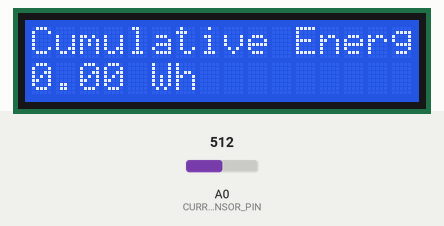
This sketch was run on a simulated Arduino Uno, built with avr-gcc and run on an emulated ATmega328P. Shown: 16×2 character LCD. The test bench sets the inputs (shaded band); at power-on: A0 (CURRENT_SENSOR_PIN) = 512. EEPROM starts erased; no radio packets arrive unless stated; what the sketch prints to the serial monitor is not drawn.

Above: at 1.3 s.
1.4 s: A0 (CURRENT_SENSOR_PIN) set to 0
5.7 s: A0 (CURRENT_SENSOR_PIN) set to 122
At 7.1 s:
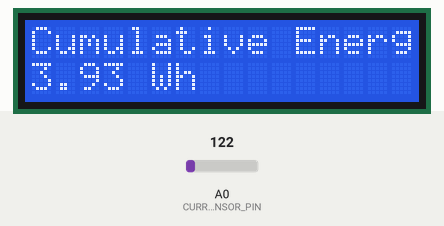
9.4 s: A0 (CURRENT_SENSOR_PIN) set to 306
At 10.9 s:
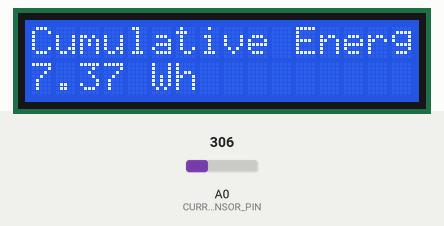
Timing chart, 0 to 12.4 s (numbered marks = the images above; inputs shaded):
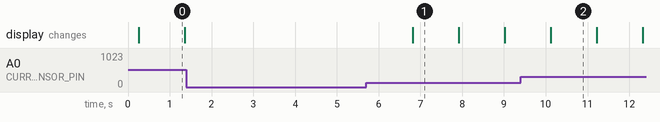

Measured:
- after the input at 1.4 s, every drawn part: stays the same
- after the input at 5.7 s, the display: changes after 1.1 s (image 1)
- what the display in image 0 shows lasts 1.1 s, from 0.3 s to 1.4 s

The sketch:

EDAI_Sender.ino
```cpp
#include <SPI.h>
#include <LoRa.h>
#include <Wire.h>
#include <LiquidCrystal_I2C.h>
#include <EEPROM.h>

// Pin and hardware configurations
#define CURRENT_SENSOR_PIN A0
#define BURDEN_RESISTOR 0.033
#define VOLTAGE_REFERENCE 5.0
#define CALIBRATION_FACTOR 0.6
#define SUPPLY_VOLTAGE 230.0

#define LORA_SS_PIN 10
#define LORA_RST_PIN 9
#define LORA_DIO0_PIN 2
#define LORA_BAND 433E6

#define EEPROM_ADDRESS 0
#define ENERGY_THRESHOLD 0.01 // Threshold for EEPROM update

LiquidCrystal_I2C lcd(0x27, 16, 2); // LCD with I2C address 0x27

float cumulativeEnergy = 0.0;
float previousCumulativeEnergy = 0.0;

// Function to read current from the sensor
float getCurrent() {
  int rawValue = analogRead(CURRENT_SENSOR_PIN);
  float voltage = (rawValue * VOLTAGE_REFERENCE) / 1023.0;
  float currentInAmperes = (voltage / BURDEN_RESISTOR) * CALIBRATION_FACTOR;
  return currentInAmperes * 1000; // Convert to mA
}

// EEPROM utility functions
void EEPROM_writeFloat(int address, float value) {
  byte* data = (byte*)(void*)&value;
  for (int i = 0; i < sizeof(value); i++) {
    EEPROM.write(address + i, data[i]);
  }
}

float EEPROM_readFloat(int address) {
  float value = 0.0;
  byte* data = (byte*)(void*)&value;
  for (int i = 0; i < sizeof(value); i++) {
    data[i] = EEPROM.read(address + i);
  }
  return value;
}

void initializeEEPROM() {
  float initialValue = 0.0;
  EEPROM_writeFloat(EEPROM_ADDRESS, initialValue);
  Serial.println("EEPROM initialized with default value: 0.0");
}

void setup() {
  Serial.begin(9600);
  lcd.begin(16, 2);
  lcd.backlight();

  // Read cumulative energy from EEPROM
  cumulativeEnergy = EEPROM_readFloat(EEPROM_ADDRESS);

  // Check for invalid or out-of-range values
  if (isnan(cumulativeEnergy) || cumulativeEnergy < 0.0 || cumulativeEnergy > 10000.0) {
    cumulativeEnergy = 0.0;
    initializeEEPROM();
    Serial.println("Invalid EEPROM value detected. Reset to 0.0.");
  }

  Serial.print("Cumulative Energy Initialized: ");
  Serial.println(cumulativeEnergy, 4);

  // Initialize LoRa module
  LoRa.setPins(LORA_SS_PIN, LORA_RST_PIN, LORA_DIO0_PIN);
  if (!LoRa.begin(LORA_BAND)) {
    Serial.println("Failed to initialize LoRa.");
    while (1);
  }
}

void loop() {
  // Measure current and calculate power
  float current = getCurrent();
  float currentInAmperes = current / 1000.0;
  float power = currentInAmperes * SUPPLY_VOLTAGE;

  // Calculate elapsed time for energy computation
  static unsigned long previousMillis = millis();
  unsigned long currentMillis = millis();
  unsigned long elapsedTime = currentMillis - previousMillis;

  // Calculate energy consumed in this period
  float energyConsumed = (power * (elapsedTime / 1000.0)) / 3600.0; // Convert to Wh
  cumulativeEnergy += energyConsumed;

  // Send cumulative energy via LoRa
  String dataToSend = String(cumulativeEnergy, 2);
  LoRa.beginPacket();
  LoRa.print(dataToSend);
  LoRa.endPacket();

  // Debugging output
  Serial.print("Current: ");
  Serial.print(current, 2);
  Serial.print(" mA, Power: ");
  Serial.print(power, 2);
  Serial.print(" W, Cumulative Energy: ");
  Serial.println(cumulativeEnergy, 4);

  // Update LCD display
  lcd.clear();
  lcd.setCursor(0, 0);
  lcd.print("Cumulative Energy:");
  lcd.setCursor(0, 1);
  lcd.print(cumulativeEnergy, 2);
  lcd.print(" Wh");

  // Update EEPROM if cumulative energy has changed significantly
  if (abs(cumulativeEnergy - previousCumulativeEnergy) >= ENERGY_THRESHOLD) {
    EEPROM_writeFloat(EEPROM_ADDRESS, cumulativeEnergy);
    Serial.println("Cumulative Energy saved to EEPROM.");
    previousCumulativeEnergy = cumulativeEnergy;
  }

  previousMillis = currentMillis;

  delay(1000);
}
```
